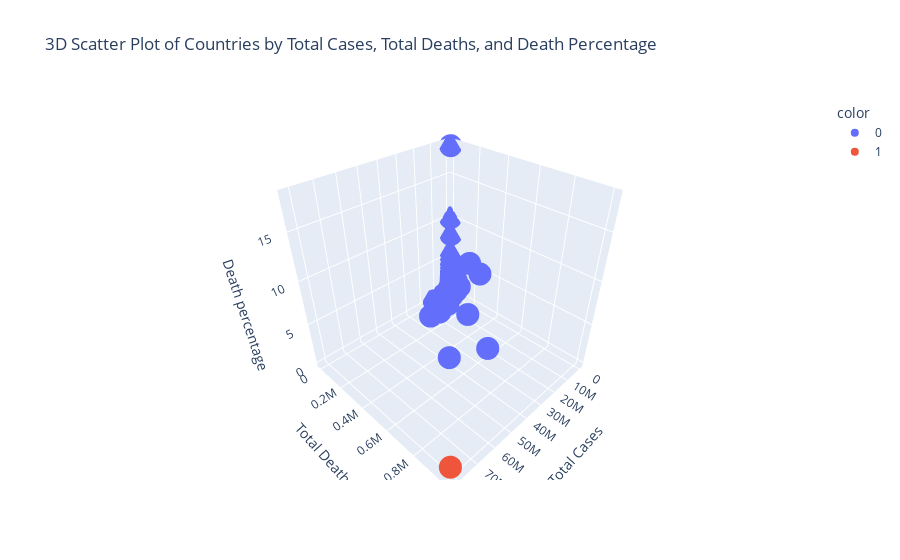

The code cell stored with this chart in its notebook:
### Code cell
import plotly.express as px

# Define the columns for the 3D scatter plot
x_col = 'Total Cases'
y_col = 'Total Deaths'
z_col = 'Death percentage'

# Create an interactive 3D scatter plot using Plotly Express
fig = px.scatter_3d(
    df,
    x=x_col,
    y=y_col,
    z=z_col,
    color=df['Agglo'].astype(str),  # Color points by cluster
    title='3D Scatter Plot of Countries by Total Cases, Total Deaths, and Death Percentage'
)

fig.show()

### Figure 1 — Plotly figure (JSON) as saved in the notebook; plotly's stock layout.template omitted (floating-point values rounded to 4 significant figures; data arrays with more than 128 entries replaced by an {"elided": "..."} marker saying what was removed)
{"data": [{"hovertemplate": "color=0<br>Total Cases=%{x}<br>Total Deaths=%{y}<br>Death percentage=%{z}<extra></extra>", "legendgroup": "0", "marker": {"color": "#636efa", "symbol": "circle"}, "mode": "markers", "name": "0", "scene": "scene", "showlegend": true, "type": "scatter3d", "x": {"elided": "224 int values"}, "y": {"elided": "224 int values"}, "z": {"elided": "224 float values"}}, {"hovertemplate": "color=1<br>Total Cases=%{x}<br>Total Deaths=%{y}<br>Death percentage=%{z}<extra></extra>", "legendgroup": "1", "marker": {"color": "#EF553B", "symbol": "circle"}, "mode": "markers", "name": "1", "scene": "scene", "showlegend": true, "type": "scatter3d", "x": [81839052], "y": [1008222], "z": [1.232]}], "layout": {"legend": {"title": {"text": "color"}, "tracegroupgap": 0}, "scene": {"domain": {"x": [0, 1], "y": [0, 1]}, "xaxis": {"title": {"text": "Total Cases"}}, "yaxis": {"title": {"text": "Total Deaths"}}, "zaxis": {"title": {"text": "Death percentage"}}}, "title": {"text": "3D Scatter Plot of Countries by Total Cases, Total Deaths, and Death Percentage"}}}
